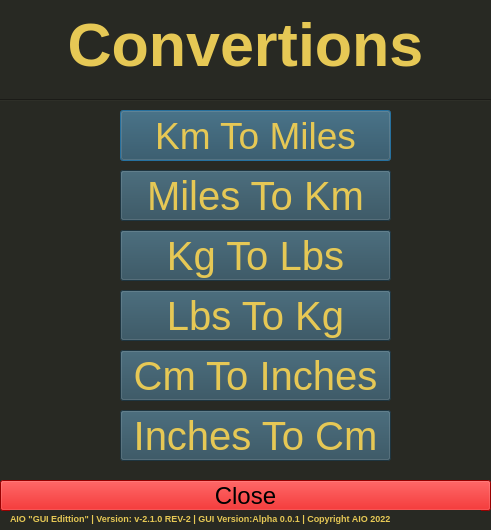
<?xml version="1.0" encoding="UTF-8"?>
<ui version="4.0">
 <class>Dialog</class>
 <widget class="QDialog" name="Dialog">
  <property name="geometry">
   <rect>
    <x>0</x>
    <y>0</y>
    <width>491</width>
    <height>530</height>
   </rect>
  </property>
  <property name="minimumSize">
   <size>
    <width>491</width>
    <height>530</height>
   </size>
  </property>
  <property name="maximumSize">
   <size>
    <width>491</width>
    <height>530</height>
   </size>
  </property>
  <property name="windowTitle">
   <string>AIO | Caculations</string>
  </property>
  <property name="styleSheet">
   <string notr="true">background-color: rgb(40, 41, 35);</string>
  </property>
  <widget class="QLabel" name="label">
   <property name="geometry">
    <rect>
     <x>20</x>
     <y>10</y>
     <width>451</width>
     <height>71</height>
    </rect>
   </property>
   <property name="font">
    <font>
     <pointsize>46</pointsize>
     <weight>75</weight>
     <bold>true</bold>
     <underline>false</underline>
    </font>
   </property>
   <property name="autoFillBackground">
    <bool>false</bool>
   </property>
   <property name="styleSheet">
    <string notr="true">color: rgb(230, 200, 85);</string>
   </property>
   <property name="text">
    <string>&lt;html&gt;&lt;head/&gt;&lt;body&gt;&lt;p align=&quot;center&quot;&gt;Convertions&lt;/p&gt;&lt;/body&gt;&lt;/html&gt;</string>
   </property>
  </widget>
  <widget class="QPushButton" name="Close">
   <property name="geometry">
    <rect>
     <x>0</x>
     <y>480</y>
     <width>491</width>
     <height>31</height>
    </rect>
   </property>
   <property name="font">
    <font>
     <pointsize>18</pointsize>
    </font>
   </property>
   <property name="styleSheet">
    <string notr="true">background-color: rgb(213, 0, 0);</string>
   </property>
   <property name="text">
    <string>Close</string>
   </property>
   <property name="autoDefault">
    <bool>false</bool>
   </property>
   <property name="default">
    <bool>false</bool>
   </property>
  </widget>
  <widget class="QLabel" name="label_3">
   <property name="geometry">
    <rect>
     <x>10</x>
     <y>510</y>
     <width>471</width>
     <height>16</height>
    </rect>
   </property>
   <property name="font">
    <font>
     <pointsize>7</pointsize>
     <weight>75</weight>
     <bold>true</bold>
    </font>
   </property>
   <property name="styleSheet">
    <string notr="true">color: rgb(230, 200, 85);</string>
   </property>
   <property name="text">
    <string>AIO &quot;GUI Edittion&quot; | Version: v-2.1.0 REV-2 | GUI Version:Alpha 0.0.1 | Copyright AIO 2022</string>
   </property>
   <property name="wordWrap">
    <bool>true</bool>
   </property>
  </widget>
  <widget class="QPushButton" name="KmToMiles">
   <property name="geometry">
    <rect>
     <x>120</x>
     <y>110</y>
     <width>271</width>
     <height>51</height>
    </rect>
   </property>
   <property name="font">
    <font>
     <pointsize>28</pointsize>
    </font>
   </property>
   <property name="styleSheet">
    <string notr="true">color: rgb(230, 200, 85);
background-color: rgb(42, 74, 89);</string>
   </property>
   <property name="text">
    <string>Km To Miles</string>
   </property>
  </widget>
  <widget class="QPushButton" name="MilesToKm">
   <property name="geometry">
    <rect>
     <x>120</x>
     <y>170</y>
     <width>271</width>
     <height>51</height>
    </rect>
   </property>
   <property name="font">
    <font>
     <pointsize>30</pointsize>
    </font>
   </property>
   <property name="styleSheet">
    <string notr="true">color: rgb(230, 200, 85);
background-color: rgb(42, 74, 89);</string>
   </property>
   <property name="text">
    <string>Miles To Km</string>
   </property>
  </widget>
  <widget class="QPushButton" name="KgToLbs">
   <property name="geometry">
    <rect>
     <x>120</x>
     <y>230</y>
     <width>271</width>
     <height>51</height>
    </rect>
   </property>
   <property name="font">
    <font>
     <pointsize>30</pointsize>
    </font>
   </property>
   <property name="styleSheet">
    <string notr="true">color: rgb(230, 200, 85);
background-color: rgb(42, 74, 89);</string>
   </property>
   <property name="text">
    <string>Kg To Lbs</string>
   </property>
  </widget>
  <widget class="Line" name="line">
   <property name="geometry">
    <rect>
     <x>0</x>
     <y>90</y>
     <width>491</width>
     <height>20</height>
    </rect>
   </property>
   <property name="maximumSize">
    <size>
     <width>491</width>
     <height>150</height>
    </size>
   </property>
   <property name="styleSheet">
    <string notr="true">background-color: rgb(40, 41, 35);</string>
   </property>
   <property name="orientation">
    <enum>Qt::Horizontal</enum>
   </property>
  </widget>
  <widget class="QPushButton" name="LbsToKg">
   <property name="geometry">
    <rect>
     <x>120</x>
     <y>290</y>
     <width>271</width>
     <height>51</height>
    </rect>
   </property>
   <property name="font">
    <font>
     <pointsize>30</pointsize>
    </font>
   </property>
   <property name="styleSheet">
    <string notr="true">color: rgb(230, 200, 85);
background-color: rgb(42, 74, 89);</string>
   </property>
   <property name="text">
    <string>Lbs To Kg</string>
   </property>
  </widget>
  <widget class="QPushButton" name="CmToInches">
   <property name="geometry">
    <rect>
     <x>120</x>
     <y>350</y>
     <width>271</width>
     <height>51</height>
    </rect>
   </property>
   <property name="font">
    <font>
     <pointsize>30</pointsize>
    </font>
   </property>
   <property name="styleSheet">
    <string notr="true">color: rgb(230, 200, 85);
background-color: rgb(42, 74, 89);</string>
   </property>
   <property name="text">
    <string>Cm To Inches</string>
   </property>
  </widget>
  <widget class="QPushButton" name="InchesToCm">
   <property name="geometry">
    <rect>
     <x>120</x>
     <y>410</y>
     <width>271</width>
     <height>51</height>
    </rect>
   </property>
   <property name="font">
    <font>
     <pointsize>30</pointsize>
    </font>
   </property>
   <property name="styleSheet">
    <string notr="true">color: rgb(230, 200, 85);
background-color: rgb(42, 74, 89);</string>
   </property>
   <property name="text">
    <string>Inches To Cm</string>
   </property>
  </widget>
 </widget>
 <resources/>
 <connections/>
</ui>
